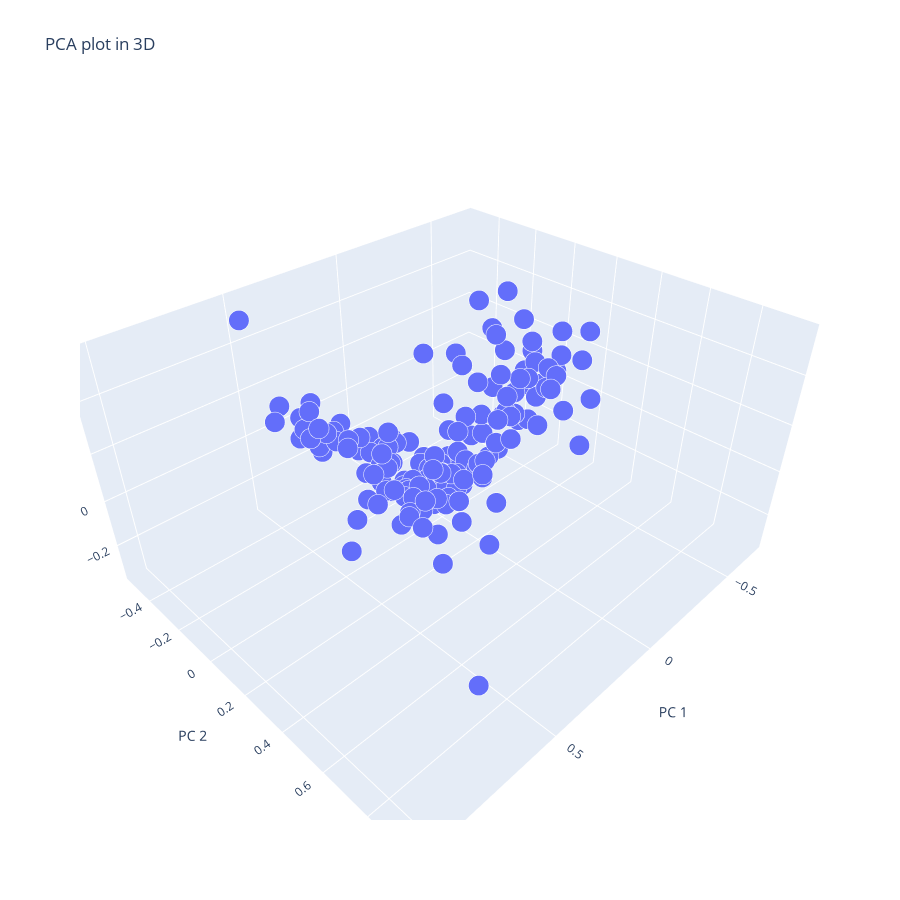

Write notebook code for a chart like this one.
### Code cell
PCAplot3D(X)

### Figure 1 — Plotly figure (JSON) as saved in the notebook; plotly's stock layout.template omitted (floating-point values rounded to 4 significant figures; data arrays with more than 128 entries replaced by an {"elided": "..."} marker saying what was removed)
{"data": [{"hovertemplate": "PC 1=%{x}<br>PC 2=%{y}<br>PC 3=%{z}<br>size=%{marker.size}<extra></extra>", "legendgroup": "", "marker": {"color": "#636efa", "opacity": 1, "size": {"elided": "167 float values"}, "sizemode": "area", "sizeref": 0.00025, "symbol": "circle"}, "mode": "markers", "name": "", "scene": "scene", "showlegend": false, "type": "scatter3d", "x": {"elided": "167 float values"}, "y": {"elided": "167 float values"}, "z": {"elided": "167 float values"}}], "layout": {"height": 900, "legend": {"itemsizing": "constant", "tracegroupgap": 0}, "scene": {"domain": {"x": [0, 1], "y": [0, 1]}, "xaxis": {"title": {"text": "PC 1"}}, "yaxis": {"title": {"text": "PC 2"}}, "zaxis": {"title": {"text": "PC 3"}}}, "title": {"text": "PCA plot in 3D"}, "width": 900}}
